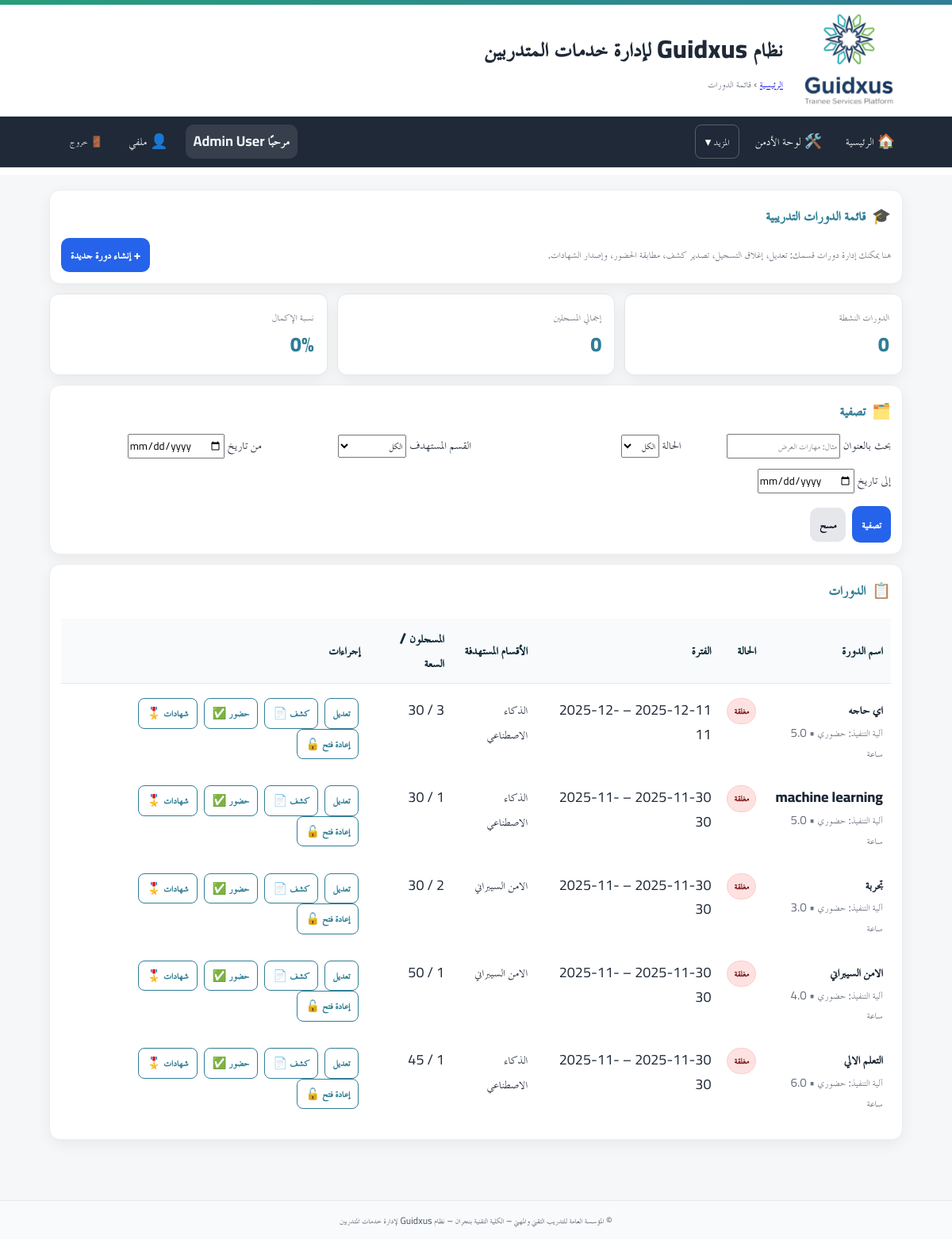
/hod/courses (signed in), run on the app's committed database.
### app/models.py (models this page shows)
class User(Base):
    __tablename__ = "users"
    id = Column(Integer, primary_key=True, autoincrement=True)
    full_name = Column(String(255), nullable=False)
    username = Column(String(100), unique=True, nullable=False, index=True)
    password_hash = Column(String(255), nullable=False)
    is_admin = Column(Boolean, default=False, nullable=False)   # سوبر أدمن (صلاحيات كاملة)
    is_college_admin = Column(Boolean, default=False, nullable=False)  # أدمن كلية (صلاحيات في نطاق كلية واحدة)
    college_admin_college = Column(String(255), nullable=True)  # الكلية التي يديرها أدمن الكلية
    is_hod = Column(Boolean, default=False, nullable=False)      # رئيس قسم؟
    is_doc = Column(Boolean, default=False, nullable=False)      # 👈 طبيب الكلية (جديد)
    hod_college = Column(String(255), nullable=True)             # كلية رئيس القسم (إن وُجد)
    is_active = Column(Boolean, default=True, nullable=False)
    must_change_password = Column(Boolean, default=True, nullable=False)  # يجب تغيير كلمة المرور عند أول دخول
    created_at = Column(DateTime, server_default=func.now(), nullable=False)
    updated_at = Column(DateTime, onupdate=func.now())
    headed_departments = relationship(
        "Department",
        back_populates="head_user",
        foreign_keys="Department.head_user_id",
        lazy="selectin",
    )

class Course(Base):
    __tablename__ = "courses"
    id = Column(Integer, primary_key=True, index=True, autoincrement=True)
    title = Column(String(255), nullable=False)
    description = Column(Text, nullable=True)
    provider = Column(String(255), nullable=True)           # الجهة المنفّذة (قسم/وحدة)
    provider_name = Column(String(255), nullable=True)      # اسم المنفّذ (الشخص)
    hours = Column(Float, nullable=False)
    mode = Column(String(50), nullable=False)               # 'in_person'/'online' ... الخ
    start_date = Column(Date, nullable=False)
    end_date = Column(Date, nullable=False)
    capacity = Column(Integer, default=30)
    registration_policy = Column(String(50), default="open")  # open|approval|waitlist
    prevent_duplicates = Column(Boolean, default=True)
    attendance_verification = Column(String(50), default="paper")  # paper|qr
    completion_threshold = Column(Integer, default=80)
    create_expected_roster = Column(Boolean, default=False)
    auto_issue_certificates = Column(Boolean, default=False)
    status = Column(String(50), default="published")  # draft|published|closed|finished
    created_at = Column(DateTime, server_default=func.now(), nullable=False)
    created_by_user_id = Column(Integer, nullable=True)
    targets = relationship(
        "CourseTargetDepartment",
        back_populates="course",
        cascade="all, delete-orphan",
        lazy="selectin",
    )
    enrollments = relationship(
        "CourseEnrollment",
        back_populates="course",
        cascade="all, delete-orphan",
        lazy="selectin",
    )
    __table_args__ = (
        Index("idx_courses_status", "status"),
        Index("idx_courses_range", "start_date", "end_date"),
    )

### app/routers/hod.py (the view)
@router.get("/courses")
def course_list(
    request: Request,
    q: str = Query("", description="بحث بعنوان الدورة"),
    status_filter: Optional[str] = Query(None, pattern=r"^(published|closed|finished)$"),
    date_from: Optional[date] = None,
    date_to: Optional[date] = None,
    db: Session = Depends(get_db),
    user: CurrentUser = Depends(require_hod_or_admin),
):
    q_courses = db.query(Course).options(selectinload(Course.targets))
    if not user.is_admin:
        if user.is_college_admin and user.college_admin_college:
            college_name = user.college_admin_college
            college_departments = db.query(Department).filter(Department.college == college_name).all()
            dept_names = [d.name for d in college_departments]
            if dept_names:
                q_courses = q_courses.join(CourseTargetDepartment).filter(CourseTargetDepartment.department_name.in_(dept_names)).distinct()
            else:
                q_courses = q_courses.filter(Course.id == -1)
        else:
            q_courses = q_courses.filter(Course.created_by_user_id == user.id)
    if status_filter:
        q_courses = q_courses.filter(Course.status == status_filter)
    if date_from:
        q_courses = q_courses.filter(Course.start_date >= date_from)
    if date_to:
        q_courses = q_courses.filter(Course.end_date <= date_to)
    if q.strip():
        q_courses = q_courses.filter(Course.title.ilike(f"%{q.strip()}%"))
    q_courses = q_courses.order_by(Course.start_date.desc(), Course.id.desc())
    courses = q_courses.all()
    course_targets: Dict[int, List[str]] = {}
    if _ctd_uses_name():
        for c in courses:
            names = [t.department_name for t in c.targets if t.department_name]
            seen = set()
            course_targets[c.id] = [n for n in names if not (n in seen or seen.add(n))]
    else:
        dep_map = {d.id: d.name for d in db.query(Department).all()}
        for c in courses:
            names = [dep_map.get(t.department_id, "") for t in c.targets]
            seen = set()
            course_targets[c.id] = [n for n in names if n and not (n in seen or seen.add(n))]
    counts_rows = db.execute(text("""SELECT course_id, COUNT(*) AS cnt FROM course_enrollments GROUP BY course_id""")).fetchall()
    counts_map = {row[0]: int(row[1]) for row in counts_rows}
    for c in courses:
        setattr(c, "registered_count", counts_map.get(c.id, 0))
    dep_query = db.query(Department)
    if user.is_hod and user.hod_college:
        dep_query = dep_query.filter(Department.college == user.hod_college)
    elif user.is_college_admin and user.college_admin_college:
        dep_query = dep_query.filter(Department.college == user.college_admin_college)
    departments = dep_query.order_by(Department.name.asc()).all()
    owner_scope = db.query(Course)
    if not user.is_admin:
        owner_scope = owner_scope.filter(Course.created_by_user_id == user.id)
    kpis = {
        "total_active": owner_scope.filter(Course.status == "published").count(),
        "running_now": owner_scope.filter(and_(Course.start_date <= func.current_date(), Course.end_date >= func.current_date())).count(),
        "pending_attendance": 0,
    }
    return templates.TemplateResponse(
        "hod/course_list.html",
        {"request": request, "current_user": user, "courses": courses, "course_targets": course_targets, "departments": departments, "filters": {"q": q, "status_filter": status_filter, "date_from": date_from, "date_to": date_to}, "kpis": kpis},
    )

### app/templates/hod/course_list.html (shortened to what this page needs)
{% extends "base.html" %}
{% block breadcrumb %}
  <a href="/hod/">الرئيسية</a> › <span>قائمة الدورات</span>
{% endblock %}
{% block content %}
{% set kpis = (kpis if kpis is defined and kpis else {'total_active':0,'total_enrolled':0,'completion_rate':0}) %}
{% set courses = (courses if courses is defined else []) %}
{% set course_targets = (course_targets if course_targets is defined else {}) %}
{% set departments = (departments if departments is defined else []) %}
{% set filters = (filters if filters is defined else {'q':'','status_filter':'','department_id':'','date_from':'','date_to':''}) %}
<section class="card card-prestige">
  <div class="card-head">
    <div class="card-icon">🎓</div>
    <h3>قائمة الدورات التدريبية</h3>
  </div>
  <div class="inline" style="justify-content:space-between;align-items:center;">
    <div class="muted">هنا يمكنك إدارة دورات قسمك: تعديل، إغلاق التسجيل، تصدير كشف، مطابقة الحضور، وإصدار الشهادات.</div>
    <a class="btn btn-primary" href="/hod/courses/new">+ إنشاء دورة جديدة</a>
  </div>
</section>
<section class="kpi-row">
  <div class="kpi-card"><div class="kpi-label">الدورات النشطة</div><div class="kpi-value">{{ kpis.total_active or 0 }}</div></div>
  <div class="kpi-card"><div class="kpi-label">إجمالي المسجلين</div><div class="kpi-value">{{ kpis.total_enrolled or 0 }}</div></div>
  <div class="kpi-card"><div class="kpi-label">نسبة الإكمال</div><div class="kpi-value">{{ kpis.completion_rate or 0 }}%</div></div>
</section>
<section class="card card-prestige">
  <div class="card-head">
    <div class="card-icon">🗂️</div>
    <h3>تصفية</h3>
  </div>
  <form class="filter-form" method="get" action="/hod/courses">
    <div class="grid">
      <label>بحث بالعنوان
        <input type="text" name="q" value="{{ filters.q or '' }}" placeholder="مثال: مهارات العرض">
      </label>
      <label>الحالة
        <select name="status_filter">
          <option value="" {{ 'selected' if not filters.status_filter }}>الكل</option>
        </select>
      </label>
      <label>القسم المستهدف
        <select name="department_id">
          <option value="" {{ 'selected' if not filters.department_id }}>الكل</option>
        </select>
      </label>
      <label>من تاريخ <input type="date" name="date_from" value="{{ filters.date_from or '' }}"></label>
      <label>إلى تاريخ <input type="date" name="date_to" value="{{ filters.date_to or '' }}"></label>
    </div>
    <div class="actions">
      <button class="btn btn-primary" type="submit">تصفية</button>
      <a class="btn btn-secondary" href="/hod/courses">مسح</a>
    </div>
  </form>
</section>
<section class="card card-prestige">
  <div class="card-head">
    <div class="card-icon">📋</div>
    <h3>الدورات</h3>
  </div>
  {% if not courses %}
    <div class="muted">لا توجد دورات مطابقة للبحث الحالي. ابدأ بإنشاء دورة جديدة.</div>
  {% else %}
  <div class="table-wrap">
    <table class="tbl">
      <thead>
        <tr>
          <th>اسم الدورة</th>
          <th>الحالة</th>
          <th>الفترة</th>
          <th>الأقسام المستهدفة</th>
          <th>المسجلون / السعة</th>
          <th>إجراءات</th>
        </tr>
      </thead>
      <tbody>
        {% for c in courses %}
        <tr>
          <td class="title-cell">
            <div class="title">{{ c.title }}</div>
            <div class="sub muted">
              آلية التنفيذ:
              {% set mode_val = c.mode or '' %}
              {% if mode_val in ['in_person','حضوري','حضوري '] %}حضوري
              {% elif mode_val in ['remote','online','عن بُعد','عن بعد'] %}عن بُعد
              {% else %}—{% endif %}
              • {{ c.hours or 0 }} ساعة
            </div>
          </td>
          <td>
            {% if c.status=='published' %}<span class="badge badge-live">منشورة</span>
            {% elif c.status=='draft' %}<span class="badge badge-draft">مسودة</span>
            {% elif c.status=='finished' %}<span class="badge badge-finished">منتهية</span>
            {% else %}<span class="badge badge-closed">مغلقة</span>{% endif %}
          </td>
          <td>{{ c.start_date }} – {{ c.end_date }}</td>
          <td class="t-wrap">
            {% set targets = course_targets.get(c.id, []) %}
            {% if targets and targets|length > 0 %}{{ targets|join('، ') }}
            {% else %}<span class="muted">غير محدد</span>{% endif %}
          </td>
          <td>{{ c.registered_count if c.registered_count is defined else 0 }} / {{ c.capacity or '—' }}</td>
          <td class="actions-cell">
            <a class="btn btn-xs" href="/hod/courses/{{ c.id }}/edit">تعديل</a>
            <a class="btn btn-xs" href="/hod/courses/{{ c.id }}/roster.pdf?download=1">كشف 📄</a>
            <a class="btn btn-xs" href="/hod/attendance/{{ c.id }}">حضور ✅</a>
            <a class="btn btn-xs" href="/hod/certificates/issue?course_id={{ c.id }}">شهادات 🎖️</a>
            {% if c.status!='closed' %}
              <a class="btn btn-xs danger" href="/hod/courses/{{ c.id }}/close">إغلاق 🔒</a>
            {% elif current_user.is_admin and c.status=='closed' %}
              <a class="btn btn-xs warning" href="/hod/courses/{{ c.id }}/reopen">إعادة فتح 🔓</a>
            {% endif %}
          </td>
        </tr>
        {% endfor %}
      </tbody>
    </table>
  </div>
  {% endif %}
</section>
{% endblock %}

### app/templates/base.html (shortened to what this page needs)
<!doctype html>
<html lang="ar" dir="rtl">
<head>
  <link rel="stylesheet" href="/static/css/app.css">
  <link rel="stylesheet" href="/static/css/custom.css">
</head>
<body>
  <header class="site-header">
    <div class="topband"></div>
    <div class="header-inner">
      {% if ui_logo_url %}
        <img src="{{ ui_logo_url }}" alt="{{ app_name or 'Logo' }}" class="logo">
      {% else %}
        <img src="/static/images/favicon.ico" alt="{{ app_name or 'Logo' }}" class="logo">
      {% endif %}
      <div class="titles">
        <h1 class="site-title">نظام Guidxus لإدارة خدمات المتدربين</h1>
        <div class="breadcrumb">{% block breadcrumb %}{% endblock %}</div>
      </div>
    </div>
  </header>
  <nav class="main-nav">
    <div class="nav-inner">
      <a href="/">🏠 الرئيسية</a>
      {% set cu = request.session.get('user') %}
      {% set display_name = (cu.get('full_name') if cu and cu.get('full_name') else (cu.get('username') if cu and cu.get('username') else 'مستخدم')) %}
      {% if cu %}
        {% if cu.get('is_admin') %}
          <a href="/admin/">🛠️ لوحة الأدمن</a>
          <div class="nav-more">
            <button type="button">المزيد ▾</button>
          </div>
        {% endif %}
        <div class="navbar-right">
          <span class="greeting">مرحبًا {{ display_name }}</span>
          <a href="/profile/" class="btn-link" title="ملفي الشخصي">👤 ملفي</a>
          <form method="post" action="/auth/logout" style="margin:0;">
            <button class="btn-link btn-logout" title="تسجيل الخروج">🚪 خروج</button>
          </form>
        </div>
      {% else %}
        <div class="nav-spacer"></div>
        <a href="/auth/login">🔐 تسجيل الدخول</a>
      {% endif %}
    </div>
  </nav>
  <main class="container">
    {% block content %}{% endblock %}
  </main>
  <footer class="site-footer">
    <div class="container">
      <small>
        {{ ui_footer or "© المؤسسة العامة للتدريب التقني والمهني – الكلية التقنية بنجران – نظام Guidxus لإدارة خدمات المتدربين" }}
      </small>
    </div>
  </footer>
</body>
</html>

### data on the page
User: full_name "Admin User"
Course: title "اي حاجه", mode "حضوري", hours "5.0", status "مغلقة", end_date "2025-12-11", targets "الذكاء الاصطناعي", registered_count "3", capacity "30"
Course: title "machine learning", mode "حضوري", hours "5.0", status "مغلقة", end_date "2025-11-30", targets "الذكاء الاصطناعي", registered_count "1", capacity "30"
Course: title "تجربة", mode "حضوري", hours "3.0", status "مغلقة", end_date "2025-11-30", targets "الامن السيبراني", created_by_user "2", capacity "30"
Course: title "الامن السيبراني", mode "حضوري", hours "4.0", status "مغلقة", end_date "2025-11-30", registered_count "1", capacity "50"
Course: title "التعلم الالي", mode "حضوري", hours "6.0", status "مغلقة", end_date "2025-11-30", targets "الذكاء الاصطناعي", registered_count "1", capacity "45"

### other printed values
{{ kpis.total_active or 0 }} "0"
{{ kpis.total_enrolled or 0 }} "0"
{{ kpis.completion_rate or 0 }} "0"
